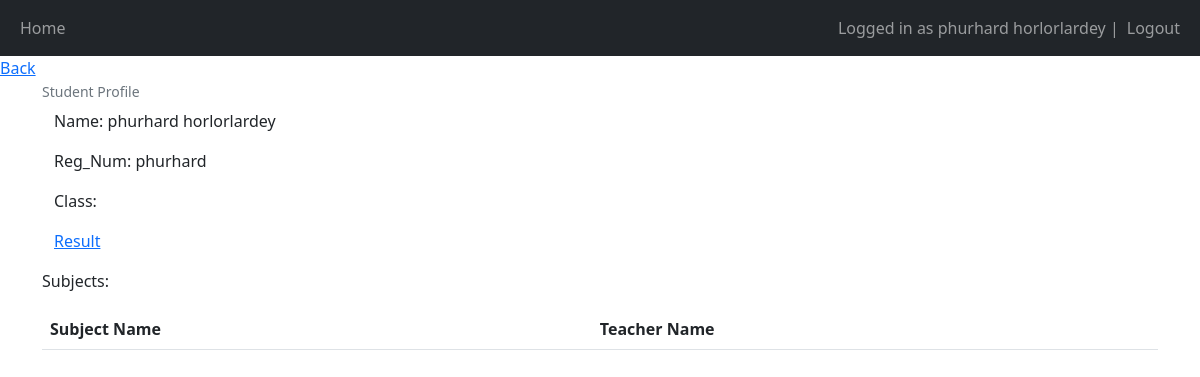
Screenshot of /student/ (signed in) with the database file from the repository.
### main/models.py (models this page shows, shortened)
class CustomUser(AbstractUser):
    other_name = models.CharField(max_length=255, default='', null=True)
    reg_num = models.CharField(max_length=255, unique=True)
    username = None
    phone_number = models.CharField(max_length=20)
    created_on = models.DateTimeField(auto_now_add=True)
    updated_on = models.DateTimeField(auto_now=True)
    def get_full_name(self):
        return f"{self.first_name} {self.last_name}"
    def __str__(self):
        return self.get_full_name()
    class Meta:
        ordering = ['first_name']
    objects = CustomUserManager()
    USERNAME_FIELD = 'reg_num'
    REQUIRED_FIELDS = []

### Student/views.py (the view)
# urls.py: path('student/', views.student_profile, name='home_student'),
def student_profile(request) -> HttpResponseRedirect | HttpResponsePermanentRedirect | HttpResponse:
    if not request.user.is_authenticated:
        return redirect(to='/login')
    return render(request, 'Students/studentProfile.html')

### Student/templates/Students/studentProfile.html (shortened to what this page needs)
{% extends "main/base.html" %}
{% block content %}
<h2 class="form-text">Student Profile</h2>
<div class="container">
    <p>Name: {{ user.get_full_name }}</p>
    <p>Reg_Num: {{ user.reg_num }}</p>
    <p>Class: {{ user.student.current_class }}</p>
    <p><a href="{% url 'students_result' user.student.id %}">Result</a></p>
</div>
<p>Subjects:</p>
<table class="table">
    <thead>
        <th>Subject Name</th>
        <th>Teacher Name</th>
    </thead>
</table>
{% endblock %}

### main/templates/main/base.html (shortened to what this page needs)
{% load crispy_forms_tags %}
<!DOCTYPE html>
<html lang="en">
<head>
    <link href="https://cdn.jsdelivr.net/npm/bootstrap@5.1.3/dist/css/bootstrap.min.css" rel="stylesheet">
</head>
<body>
    <nav class="navbar navbar-expand-lg navbar-dark bg-dark">
        <div class="container-fluid">
            <div>
                <ul class="navbar-nav">
                    <li class="nav-item">
                        <a class="nav-link" href="/">Home</a>
                    </li>
                </ul>
            </div>
            <div>
                <ul class="navbar-nav">
                    {% if user.is_authenticated %}
                    <span class="navbar-text">Logged in as {{user}} | </span>
                    <li class="nav-item">
                        <a class="nav-link" href="/logout">Logout</a>
                    </li>
                    {% else %}
                    <li class="nav-item">
                        <a class="nav-link" href="/login">Login</a>
                    </li>
                    {% endif %}
                </ul>
            </div>
        </div>
    </nav>
    <a href="javascript:history.back()">Back</a>
    <div class="container">
        {% block content %}
        {% endblock %}
    </div>
</body>
</html>

### rows the page displays
CustomUser: first_name+last_name "phurhard horlorlardey", get_full_name "phurhard horlorlardey", reg_num "phurhard"
